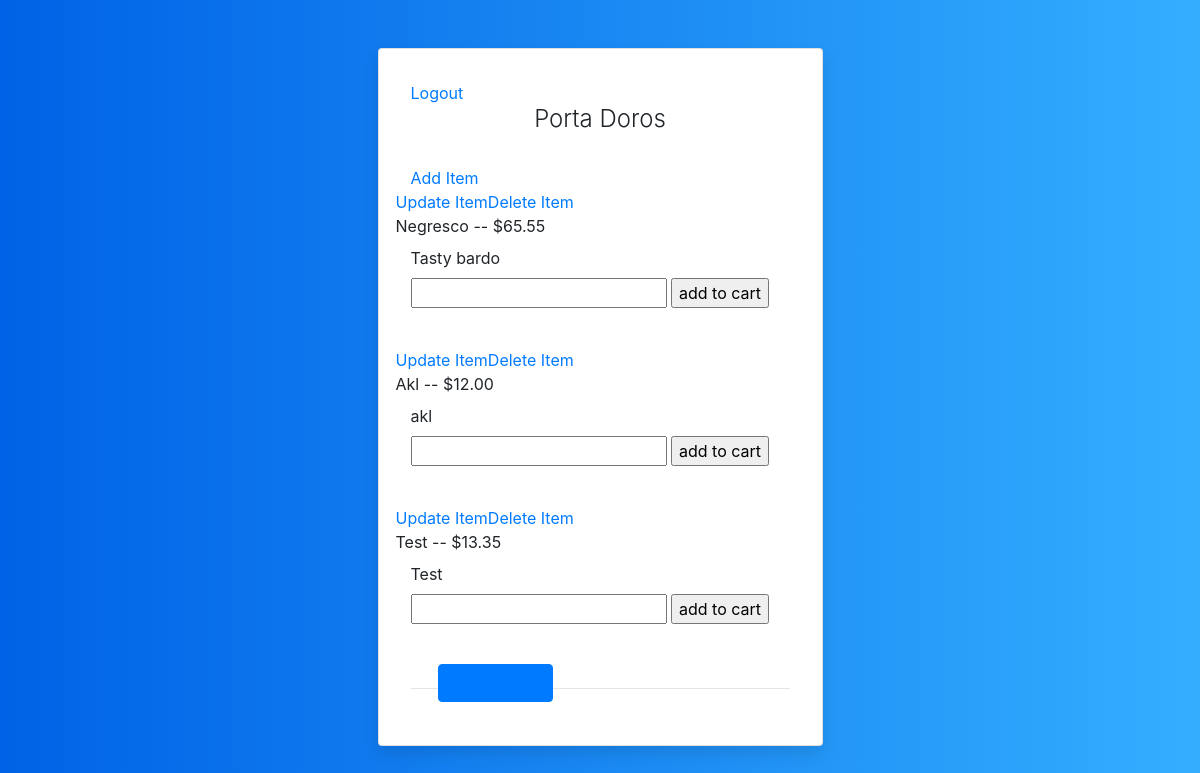
/restaurant/15/ (signed in), run on the app's committed database.
### menus/models.py (models this page shows, shortened)
class Restaurant(models.Model):
    name = models.CharField(max_length = 100)
    cuisine = models.CharField(max_length = 50)
    class Meta:
        verbose_name = ("Restaurant")
        verbose_name_plural = ("Restaurants")

class Item(models.Model):
    name = models.CharField(max_length = 100)
    description = models.CharField(max_length = 200)
    price = models.DecimalField(max_digits=5, decimal_places=2)
    restaurant = models.ForeignKey('Restaurant', on_delete=models.CASCADE)
    class Meta:
        verbose_name = ("Item")
        verbose_name_plural = ("Items")

### menus/views.py (the view)
# urls.py: path('restaurant/<int:id>/', listItems, name='listItems'),
def listItems(request, id):
    res = Restaurant.objects.get(id=id)
    items = Item.objects.filter(restaurant=id).all()
    return render(request, 'listItems.html', context={'items': items, 'res': res})

### templates/listItems.html (shortened to what this page needs)
{% load static %}
<head>
<link rel="stylesheet" type="text/css" href="{% static 'css/main.css' %}">
<link href="https://stackpath.bootstrapcdn.com/bootstrap/4.3.1/js/bootstrap.bundle.min.js?fbclid=IwAR2s8V1BkjgZOBQhELChAmX48Xqy1NrVdH_Et5i5smGNNwvsUGnbT4xf0OY" rel="stylesheet">
<link href="https://stackpath.bootstrapcdn.com/bootstrap/4.3.1/css/bootstrap.min.css" rel="stylesheet">
</head>
<body>
    <div class="container">
          <div class="row">
          <div class="col-sm-9 col-md-7 col-lg-5 mx-auto">
            <div class="card card-signin my-5">
              <div class="card-body">
              {% if user.is_active %}
            <a href="{% url 'logout' %}">Logout</a>
            {% else %}
            <a href="{% url 'login' %}">Login</a>
            <a href="{% url 'signup' %}">Sign up</a>
            {% endif %}
                <h3 class="card-title text-center">{{res.name}}</h3>
                {% if user.is_staff %}
                    <a href="{% url 'addItem' res.id %}">Add Item</a>
                {% endif %}
                {% for item in items %}
                {% if user.is_staff %}
                <div class="row">
                    <a href="{% url 'updateItem' res.id item.id %}">Update Item</a>
                    <a href="{% url 'deleteItem' res.id item.id %}">Delete Item</a>
                </div>
                {% endif %}
                    <div class="row">
                    <label>{{item.name}} -- ${{item.price}}</label>
                    </div>
                    <label>{{item.description}}</label>
                    <form action="{% url 'add_cart' %}" method="post">
                      <input type="number" name="quantity">
                      <input type="submit" value="add to cart">
                    </form>
                    <br/>
                    <div>
                {% endfor %}
          </div>
            <div class="col-md-5">
              <button class="btn btn-st btn-primary text-uppercase" type="submit" style="float: right;"><a href="{% url 'show_cart' %}">Checkout</button>
            </div>
          <hr class="my-4">
            </div>
          </div>
        </div>
      </div>
    </div>
    </body>

### menus/static/css/main.css (style rules this page uses)
body { background: #007bff; background: linear-gradient(to right, #0062E6, #33AEFF); }
.card-signin { border: 0; border-radius: 1rem; box-shadow: 0 0.5rem 1rem 0 rgba(0, 0, 0, 0.1); }
.card-signin .card-title { margin-bottom: 2rem; font-weight: 300; font-size: 1.5rem; }
.card-signin .card-body { padding: 2rem; }

### data on the page
Restaurant: name "Porta Doros"
Item: name "Negresco", price "65.55", description "Tasty bardo"
Item: name "Akl", price "12.00", description "akl"
Item: name "Test", price "13.35", description "Test"
